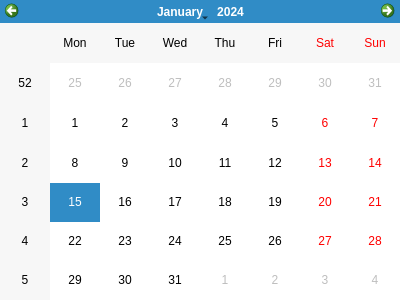
<?xml version="1.0" encoding="UTF-8"?>
<ui version="4.0">
 <class>Calendario</class>
 <widget class="QDialog" name="Calendario">
  <property name="windowModality">
   <enum>Qt::ApplicationModal</enum>
  </property>
  <property name="geometry">
   <rect>
    <x>0</x>
    <y>0</y>
    <width>400</width>
    <height>300</height>
   </rect>
  </property>
  <property name="windowTitle">
   <string>Fecha de Alta</string>
  </property>
  <property name="modal">
   <bool>true</bool>
  </property>
  <layout class="QGridLayout" name="gridLayout">
   <property name="leftMargin">
    <number>0</number>
   </property>
   <property name="topMargin">
    <number>0</number>
   </property>
   <property name="rightMargin">
    <number>0</number>
   </property>
   <property name="bottomMargin">
    <number>0</number>
   </property>
   <property name="spacing">
    <number>0</number>
   </property>
   <item row="0" column="0">
    <widget class="QCalendarWidget" name="ventanaCalendario">
     <property name="firstDayOfWeek">
      <enum>Qt::Monday</enum>
     </property>
    </widget>
   </item>
  </layout>
 </widget>
 <resources/>
 <connections/>
</ui>
